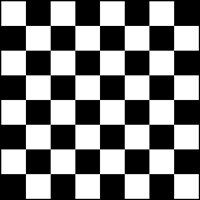
#> input picture image processing/chessboard.png, 200 x 200 px
$ python findchessboard.py
#> lines starting #> are read from the running program, lines starting #| are printed output that depends on the picture; after the words box and inside, x2 and y2 are one past the last pixel; in counts of white or black regions, pixels touching at a corner belong together
import numpy as np
import argparse
import imutils
import glob
import cv2

visualize = True

def rotate_chess(image, angle):
    image_center = tuple(np.array(image.shape[1::-1]) / 2)
    rot_mat = cv2.getRotationMatrix2D(image_center, angle, 1.0)
    mask = np.ones_like(image)*255
    mask = cv2.warpAffine(mask, rot_mat, image.shape[1::-1], flags=cv2.INTER_LINEAR)
    mask = cv2.bitwise_not(mask)
    result = cv2.warpAffine(image, rot_mat, image.shape[1::-1], flags=cv2.INTER_LINEAR)
    result = cv2.bitwise_or(result, mask)
    _, result_thresh = cv2.threshold(result,127,255,cv2.THRESH_BINARY)
    return result_thresh

# load the image image, convert it to grayscale, and detect edges
Chessboard = cv2.imread("chessboard.png")
#> Chessboard is the input picture: shape (200, 200, 3); min 0, max 255, mean 124.3
template_gray = cv2.cvtColor(Chessboard, cv2.COLOR_BGR2GRAY)

(tH, tW) = template_gray.shape[:2]
#> tH = 200; tW = 200
cv2.imshow("chessboard", Chessboard)

# load the image, convert it to grayscale, and initialize the
# bookkeeping variable to keep track of the matched region
image = cv2.imread("Realx.jpg")
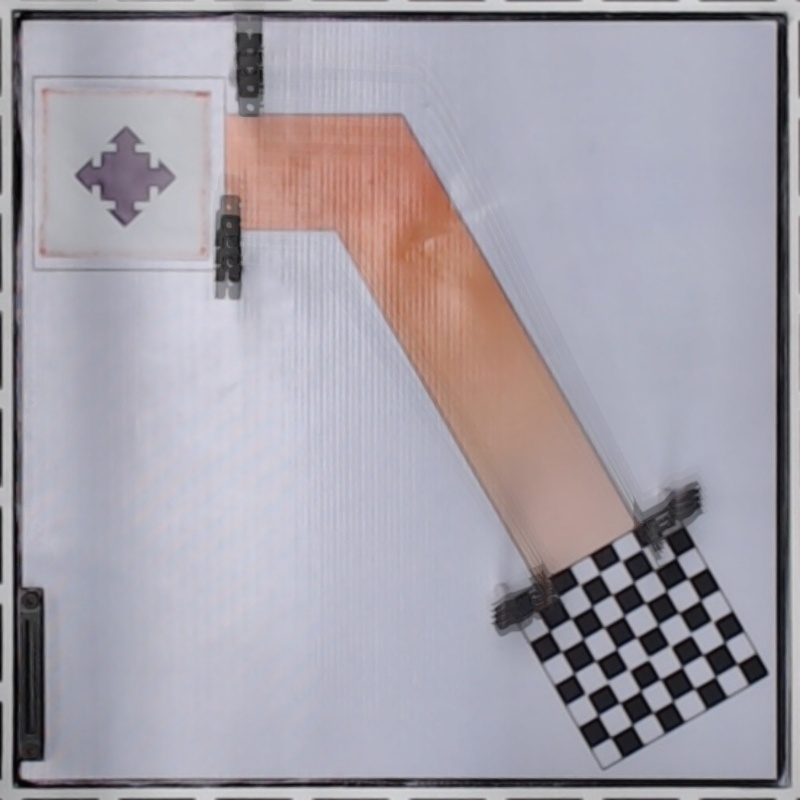
#> input picture image processing/Realx.JPG, 800 x 800 px, found by its file name
#> image is the input picture: shape (800, 800, 3); mean B, G, R 169.6, 160.2, 164.9
gray = cv2.cvtColor(image, cv2.COLOR_BGR2GRAY)
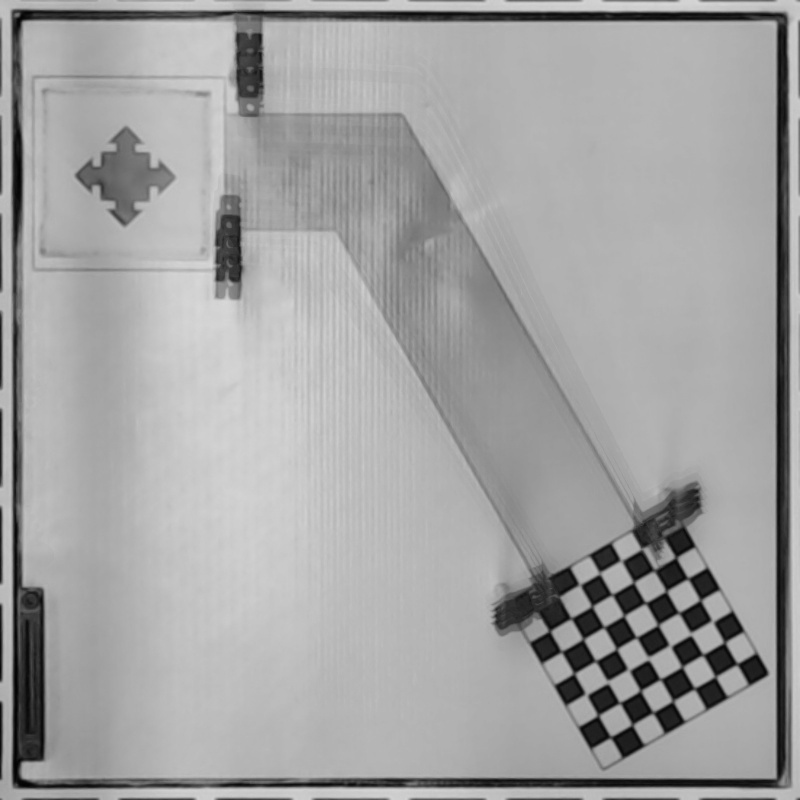
#> gray: shape (800, 800); min 2, max 217, mean 162.7
found = None
# loop over the scales of the image
for rotate in np.arange(0, 90, 5):
    # resize the image according to the scale, and keep track
    # of the ratio of the resizing
    resized = image
    template = rotate_chess(template_gray, rotate)
    r = gray.shape[1] / float(resized.shape[1])
    # if the resized image is smaller than the template, then break
    # from the loop
    if resized.shape[0] < tH or resized.shape[1] < tW:
        break
    resized = cv2.cvtColor(resized, cv2.COLOR_BGR2GRAY)
    _, resized_thresh = cv2.threshold(resized,127,255,cv2.THRESH_BINARY)
    cv2.imshow("A", resized_thresh)
    cv2.imshow("B", template)
    cv2.waitKey(1)
    result = cv2.matchTemplate(resized_thresh, template, cv2.TM_CCOEFF)
    (_, maxVal, _, maxLoc) = cv2.minMaxLoc(result)
    # check to see if the iteration should be visualized

    if visualize:
        clone = np.dstack([resized, resized, resized])
        cv2.rectangle(clone, (maxLoc[0], maxLoc[1]), (maxLoc[0] + tW, maxLoc[1] + tH), (0, 0, 255), 2)
        cv2.imshow("Template", template)
        cv2.imshow("Visualize", clone)
        cv2.waitKey(10)
#> this loop made 18 passes
#> (maxVal, maxLoc) on passes 1 to 12: (34829864, (118, 14)), (35448908, (549, 514)), (68182328, (541, 538)), (118596184, (538, 537)), (123153200, (558, 527)), (294922336, (560, 525)), (475849952, (559, 525)), (297138752, (558, 524)), (127082912, (557, 523)), (133902288, (537, 536)), (102297560, (535, 534)), (82816984, (567, 526))
#> pass 1, in rotate_chess, `_, result_thresh = cv2.threshold(result,127,255,cv2.THRESH_BINARY)`:
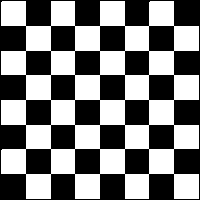
#> result_thresh: shape (200, 200); 49% white; 1 white region, box (x1, y1, x2, y2) and area: (1, 1, 199, 199) 19599
#> pass 1, `_, resized_thresh = cv2.threshold(resized,127,255,cv2.THRESH_BINARY)`:
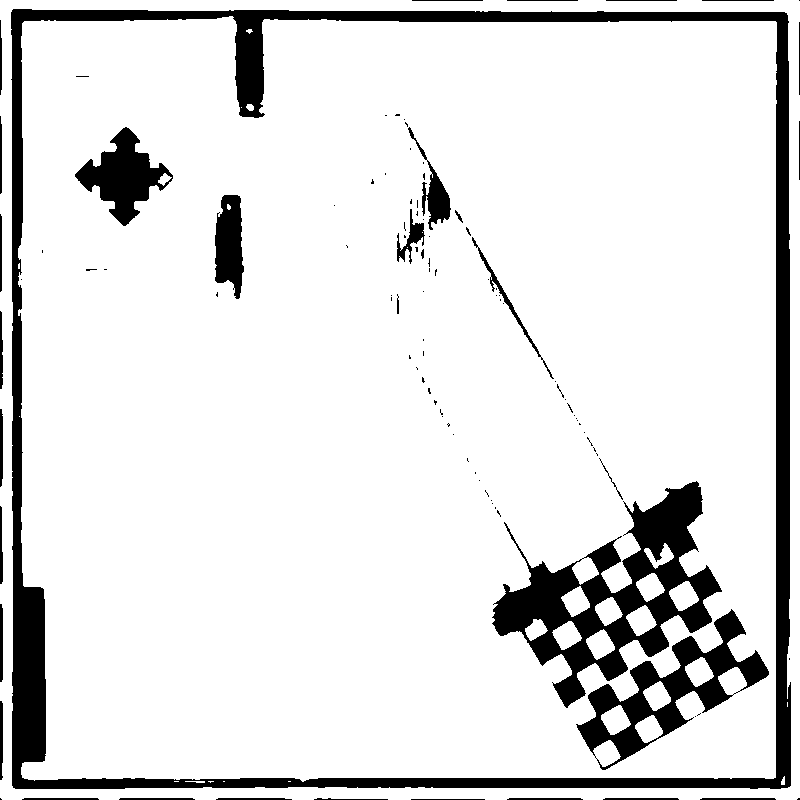
#> resized_thresh: shape (800, 800); 88.1% white; 109 black regions (75 under 20 px), largest, box (x1, y1, x2, y2) and area: (11, 9, 791, 789) 39087, (492, 481, 722, 708) 17051, (576, 609, 769, 770) 7940
#> pass 1, `result = cv2.matchTemplate(resized_thresh, template, cv2.TM_CCOEFF)`:
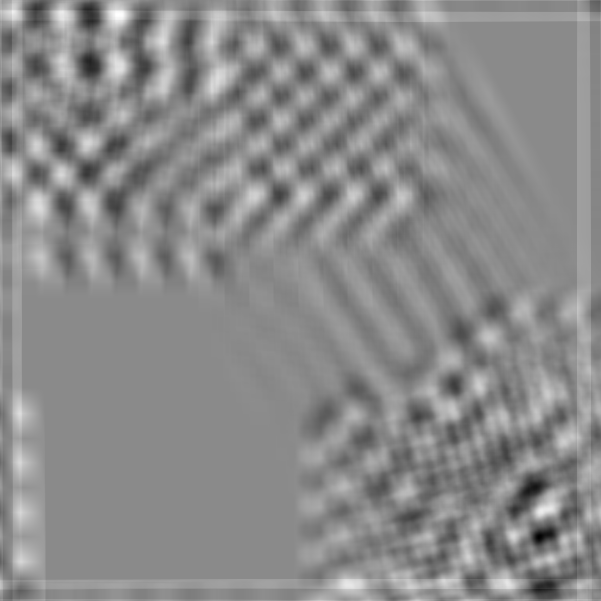
#> result: shape (601, 601) float32; min -41448080, max 34829864, mean 95287.3; drawn with min black and max white
#> after the loop:
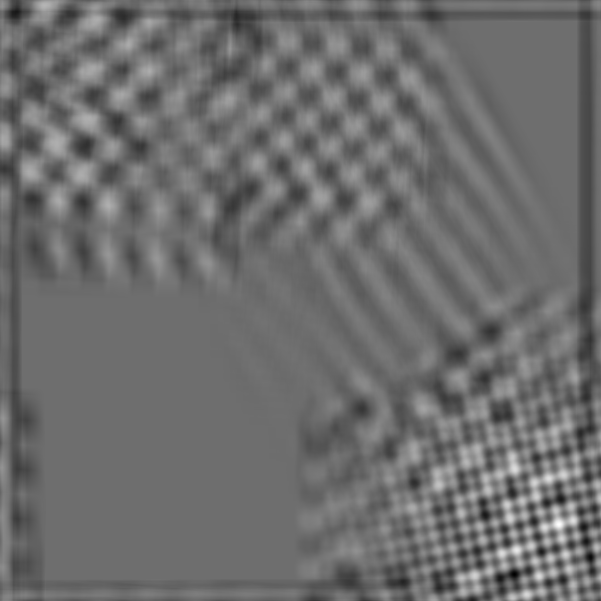
#> result: shape (601, 601) float32; min -42781560, max 56160472, mean -276835.7; drawn with min black and max white
    # if we have found a new maximum correlation value, then update
    # the bookkeeping variable
if found is None or maxVal > found[0]:
    found = (maxVal, maxLoc, r)
#> found = (56160472, (558, 524), 1)
# unpack the bookkeeping variable and compute the (x, y) coordinates
# of the bounding box based on the resized ratio
(_, maxLoc, r) = found
(startX, startY) = (int(maxLoc[0] * r), int(maxLoc[1] * r))
#> startX = 558; startY = 524
(endX, endY) = (int((maxLoc[0] + tW) * r), int((maxLoc[1] + tH) * r))
#> endX = 758; endY = 724

center_rec_chess = (round(startX+endX)/2), (round(startX+endX)/2)
#> center_rec_chess = (658, 658)
# [6 lines of commented-out code are left out]
cv2.rectangle(image, (startX, startY), (endX, endY), (0, 0, 255), 2)
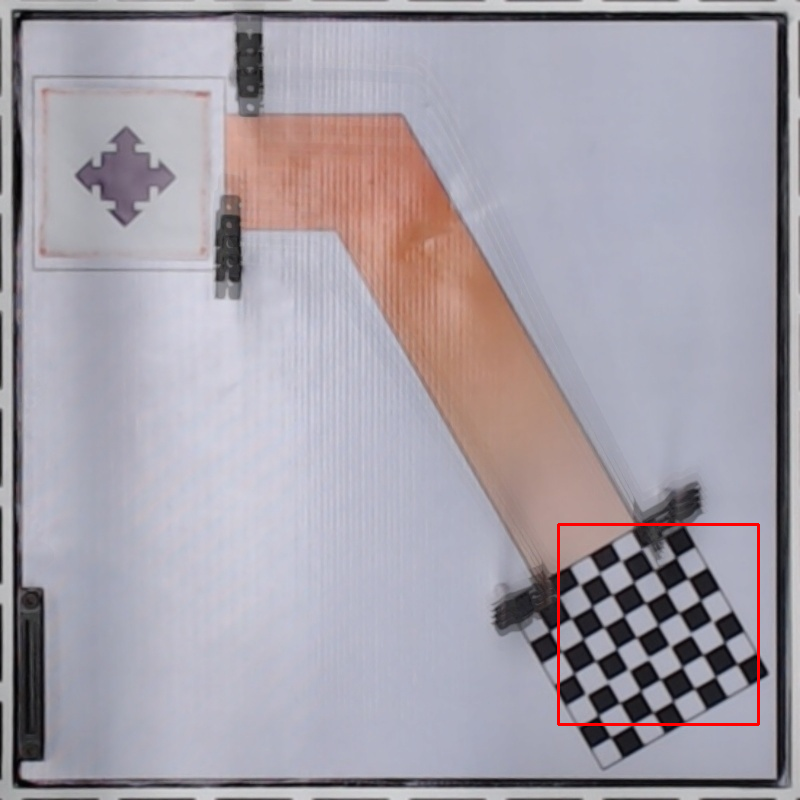
#> image: shape (800, 800, 3); 0.37% of pixels changed, all inside (x1, y1, x2, y2) = (557, 523, 760, 726)
cv2.imshow("Image", image)
cv2.waitKey(0)
